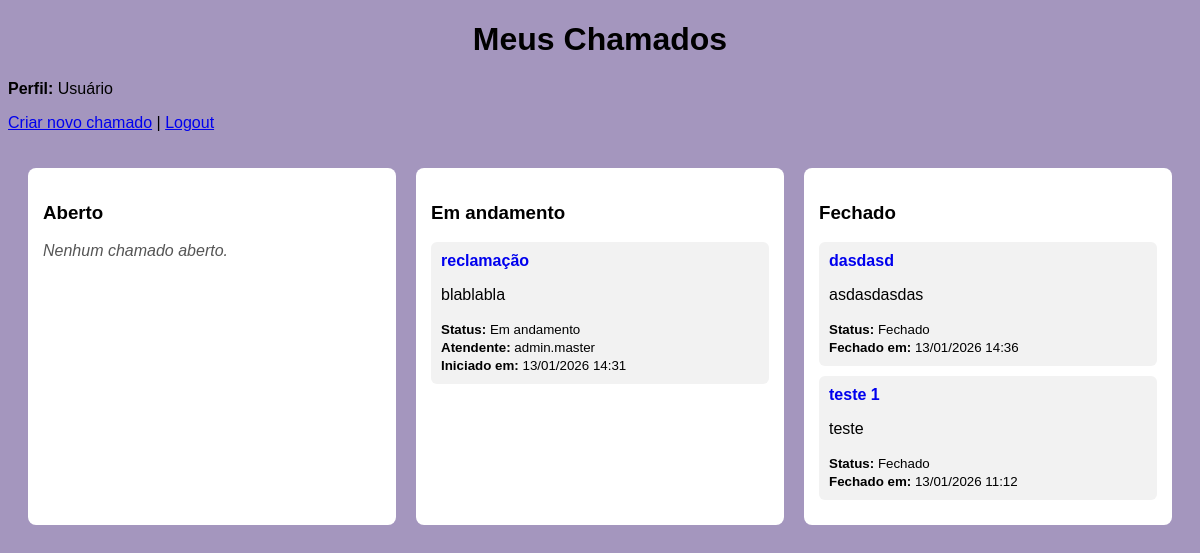
The app's page /meus-chamados (signed in) with its own data.
### tables this page shows
CREATE TABLE tickets (
    id INTEGER PRIMARY KEY AUTOINCREMENT, -- ID único do chamado (auto incremento)

    titulo TEXT NOT NULL,                 -- Título do chamado
    descricao TEXT NOT NULL,              -- Descrição do problema

    status TEXT NOT NULL,                 -- Status do ticket: Aberto | Em andamento | Fechado

    user_id INTEGER NOT NULL,             -- ID do usuário que criou o chamado

    attendant_id INTEGER,                 -- ID do atendente responsável (pode ser NULL)

    created_at TEXT NOT NULL,             -- Data/hora de criação do chamado

    started_at TEXT,                      -- Data/hora de início do atendimento (pode ser NULL)
    closed_at TEXT,                       -- Data/hora de fechamento (pode ser NULL)

    is_hidden INTEGER NOT NULL,           -- 0 = visível | 1 = oculto (soft delete)

    hidden_by INTEGER,                    -- ID de quem ocultou (atendente/admin)
    hidden_at TEXT                        -- Data/hora que foi ocultado
);

CREATE TABLE users (
    id INTEGER PRIMARY KEY AUTOINCREMENT,
    username TEXT NOT NULL UNIQUE,
    email TEXT,
    senha TEXT NOT NULL,
    is_admin INTEGER NOT NULL
);

### app.py (the view)
@app.route('/meus-chamados')
def meus_chamados():
    if 'user_id' not in session:
        return redirect(url_for('login'))
    if session.get('nivel') != 0:
        return redirect(url_for('dashboard'))
    conn = get_db_connection()
    cursor = conn.cursor()
    cursor.execute("""
        SELECT
            tickets.id,
            tickets.titulo,
            tickets.descricao,
            tickets.status,
            tickets.created_at,
            tickets.started_at,
            tickets.closed_at,
            tickets.is_hidden,
            creator.username,
            attendant.username
        FROM tickets
        JOIN users AS creator ON tickets.user_id = creator.id
        LEFT JOIN users AS attendant ON tickets.attendant_id = attendant.id
        WHERE tickets.is_hidden = 0
          AND tickets.user_id = ?
        ORDER BY tickets.id DESC
    """, (session['user_id'],))
    tickets = cursor.fetchall()
    conn.close()
    abertos = [t for t in tickets if t[3] == 'Aberto']
    andamento = [t for t in tickets if t[3] == 'Em andamento']
    fechados = [t for t in tickets if t[3] == 'Fechado']
    return render_template(
        'meus_chamados_kanban.html',
        abertos=abertos,
        andamento=andamento,
        fechados=fechados
    )

### app.py (called while the page is built)
def get_db_connection():
    conn = sqlite3.connect('database.db')
    return conn

### templates/meus_chamados_kanban.html (shortened to what this page needs)
<!DOCTYPE html>
<html lang="pt-br">
<head>
    <link rel="stylesheet" href="{{ url_for('static', filename='style.css') }}">
</head>
<body>
<h1>Meus Chamados</h1>
<p><strong>Perfil:</strong> Usuário</p>
<p>
    <a href="{{ url_for('create_ticket') }}">Criar novo chamado</a> |
    <a href="{{ url_for('logout') }}">Logout</a>
</p>
<div class="kanban">
    <div class="coluna">
        <h3>Aberto</h3>
        {% for t in abertos %}
            <div class="card">
                <strong>
                    <a href="{{ url_for('ticket_detail', ticket_id=t[0]) }}">
                        {{ t[1] }}
                    </a>
                </strong>
                <p>{{ t[2] }}</p>
                <small>
                    <strong>Status:</strong> {{ t[3] }}<br>
                    <strong>Criado em:</strong> {{ t[4] }}
                </small>
            </div>
        {% else %}
            <p class="vazio">Nenhum chamado aberto.</p>
        {% endfor %}
    </div>
    <div class="coluna">
        <h3>Em andamento</h3>
        {% for t in andamento %}
            <div class="card">
                <strong>
                    <a href="{{ url_for('ticket_detail', ticket_id=t[0]) }}">
                        {{ t[1] }}
                    </a>
                </strong>
                <p>{{ t[2] }}</p>
                <small>
                    <strong>Status:</strong> {{ t[3] }}<br>
                    <strong>Atendente:</strong> {{ t[9] or "—" }}<br>
                    <strong>Iniciado em:</strong> {{ t[5] or "—" }}
                </small>
            </div>
        {% else %}
            <p class="vazio">Nenhum chamado em andamento.</p>
        {% endfor %}
    </div>
    <div class="coluna">
        <h3>Fechado</h3>
        {% for t in fechados %}
            <div class="card">
                <strong>
                    <a href="{{ url_for('ticket_detail', ticket_id=t[0]) }}">
                        {{ t[1] }}
                    </a>
                </strong>
                <p>{{ t[2] }}</p>
                <small>
                    <strong>Status:</strong> {{ t[3] }}<br>
                    <strong>Fechado em:</strong> {{ t[6] or "—" }}
                </small>
            </div>
        {% else %}
            <p class="vazio">Nenhum chamado fechado.</p>
        {% endfor %}
    </div>
</div>
</body>
</html>

### static/style.css (style rules this page uses)
body { font-family: Arial, Helvetica, sans-serif; background-color: rgb(164, 150, 190); }
h1 { text-align: center; }
.kanban { display: flex; gap: 20px; padding: 20px; }
.coluna { background: #ffffff; padding: 15px; border-radius: 8px; width: 100%; min-height: 300px; }
.card { background: #f2f2f2; padding: 10px; border-radius: 6px; margin-bottom: 10px; }
.card a { text-decoration: none; }
.vazio { font-style: italic; color: #555; }

### records on screen
tickets: titulo "reclamação", descricao "blablabla", status "Em andamento", username "admin.master", started_at "13/01/2026 14:31"
tickets: titulo "dasdasd", descricao "asdasdasdas", status "Fechado", closed_at "13/01/2026 14:36"
tickets: titulo "teste 1", descricao "teste", status "Fechado", closed_at "13/01/2026 11:12"
